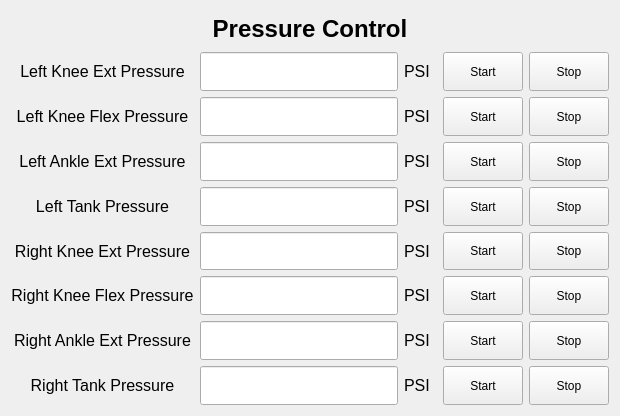
<?xml version="1.0" encoding="UTF-8"?>
<ui version="4.0">
 <class>Form</class>
 <widget class="QWidget" name="Form">
  <property name="geometry">
   <rect>
    <x>0</x>
    <y>0</y>
    <width>620</width>
    <height>416</height>
   </rect>
  </property>
  <property name="windowTitle">
   <string>Pressure Control</string>
  </property>
  <layout class="QVBoxLayout" name="verticalLayout" stretch="1,10">
   <item>
    <widget class="QLabel" name="label">
     <property name="font">
      <font>
       <pointsize>18</pointsize>
       <weight>75</weight>
       <bold>true</bold>
      </font>
     </property>
     <property name="text">
      <string>Pressure Control</string>
     </property>
     <property name="alignment">
      <set>Qt::AlignCenter</set>
     </property>
    </widget>
   </item>
   <item>
    <layout class="QHBoxLayout" name="horizontalLayout_2" stretch="5,6,1,2,2">
     <item>
      <layout class="QVBoxLayout" name="verticalLayout_4">
       <item>
        <widget class="QLabel" name="label_9">
         <property name="font">
          <font>
           <pointsize>12</pointsize>
          </font>
         </property>
         <property name="text">
          <string>Left Knee Ext Pressure</string>
         </property>
         <property name="alignment">
          <set>Qt::AlignCenter</set>
         </property>
        </widget>
       </item>
       <item>
        <widget class="QLabel" name="label_33">
         <property name="font">
          <font>
           <pointsize>12</pointsize>
          </font>
         </property>
         <property name="text">
          <string>Left Knee Flex Pressure</string>
         </property>
         <property name="alignment">
          <set>Qt::AlignCenter</set>
         </property>
        </widget>
       </item>
       <item>
        <widget class="QLabel" name="label_10">
         <property name="font">
          <font>
           <pointsize>12</pointsize>
          </font>
         </property>
         <property name="text">
          <string>Left Ankle Ext Pressure</string>
         </property>
         <property name="alignment">
          <set>Qt::AlignCenter</set>
         </property>
        </widget>
       </item>
       <item>
        <widget class="QLabel" name="label_21">
         <property name="font">
          <font>
           <pointsize>12</pointsize>
          </font>
         </property>
         <property name="text">
          <string>Left Tank Pressure</string>
         </property>
         <property name="alignment">
          <set>Qt::AlignCenter</set>
         </property>
        </widget>
       </item>
       <item>
        <widget class="QLabel" name="label_11">
         <property name="font">
          <font>
           <pointsize>12</pointsize>
          </font>
         </property>
         <property name="text">
          <string>Right Knee Ext Pressure</string>
         </property>
         <property name="alignment">
          <set>Qt::AlignCenter</set>
         </property>
        </widget>
       </item>
       <item>
        <widget class="QLabel" name="label_35">
         <property name="font">
          <font>
           <pointsize>12</pointsize>
          </font>
         </property>
         <property name="text">
          <string>Right Knee Flex Pressure</string>
         </property>
         <property name="alignment">
          <set>Qt::AlignCenter</set>
         </property>
        </widget>
       </item>
       <item>
        <widget class="QLabel" name="label_12">
         <property name="font">
          <font>
           <pointsize>12</pointsize>
          </font>
         </property>
         <property name="text">
          <string>Right Ankle Ext Pressure</string>
         </property>
         <property name="alignment">
          <set>Qt::AlignCenter</set>
         </property>
        </widget>
       </item>
       <item>
        <widget class="QLabel" name="label_22">
         <property name="font">
          <font>
           <pointsize>12</pointsize>
          </font>
         </property>
         <property name="text">
          <string>Right Tank Pressure</string>
         </property>
         <property name="alignment">
          <set>Qt::AlignCenter</set>
         </property>
        </widget>
       </item>
      </layout>
     </item>
     <item>
      <layout class="QVBoxLayout" name="verticalLayout_6">
       <item>
        <widget class="QLineEdit" name="lineEdit_LKneExtPre">
         <property name="sizePolicy">
          <sizepolicy hsizetype="Expanding" vsizetype="Preferred">
           <horstretch>0</horstretch>
           <verstretch>0</verstretch>
          </sizepolicy>
         </property>
         <property name="font">
          <font>
           <pointsize>12</pointsize>
          </font>
         </property>
        </widget>
       </item>
       <item>
        <widget class="QLineEdit" name="lineEdit_LKneFlexPre">
         <property name="sizePolicy">
          <sizepolicy hsizetype="Expanding" vsizetype="Preferred">
           <horstretch>0</horstretch>
           <verstretch>0</verstretch>
          </sizepolicy>
         </property>
        </widget>
       </item>
       <item>
        <widget class="QLineEdit" name="lineEdit_LAnkExtPre">
         <property name="sizePolicy">
          <sizepolicy hsizetype="Expanding" vsizetype="Preferred">
           <horstretch>0</horstretch>
           <verstretch>0</verstretch>
          </sizepolicy>
         </property>
         <property name="font">
          <font>
           <pointsize>12</pointsize>
          </font>
         </property>
        </widget>
       </item>
       <item>
        <widget class="QLineEdit" name="lineEdit_LTankPre">
         <property name="sizePolicy">
          <sizepolicy hsizetype="Expanding" vsizetype="Preferred">
           <horstretch>0</horstretch>
           <verstretch>0</verstretch>
          </sizepolicy>
         </property>
         <property name="font">
          <font>
           <pointsize>12</pointsize>
          </font>
         </property>
        </widget>
       </item>
       <item>
        <widget class="QLineEdit" name="lineEdit_RKneExtPre">
         <property name="sizePolicy">
          <sizepolicy hsizetype="Expanding" vsizetype="Preferred">
           <horstretch>0</horstretch>
           <verstretch>0</verstretch>
          </sizepolicy>
         </property>
         <property name="font">
          <font>
           <pointsize>12</pointsize>
          </font>
         </property>
        </widget>
       </item>
       <item>
        <widget class="QLineEdit" name="lineEdit_RKneFlexPre">
         <property name="sizePolicy">
          <sizepolicy hsizetype="Expanding" vsizetype="Preferred">
           <horstretch>0</horstretch>
           <verstretch>0</verstretch>
          </sizepolicy>
         </property>
        </widget>
       </item>
       <item>
        <widget class="QLineEdit" name="lineEdit_RAnkExtPre">
         <property name="sizePolicy">
          <sizepolicy hsizetype="Expanding" vsizetype="Preferred">
           <horstretch>0</horstretch>
           <verstretch>0</verstretch>
          </sizepolicy>
         </property>
         <property name="font">
          <font>
           <pointsize>12</pointsize>
          </font>
         </property>
        </widget>
       </item>
       <item>
        <widget class="QLineEdit" name="lineEdit_RTankPre">
         <property name="sizePolicy">
          <sizepolicy hsizetype="Expanding" vsizetype="Preferred">
           <horstretch>0</horstretch>
           <verstretch>0</verstretch>
          </sizepolicy>
         </property>
         <property name="font">
          <font>
           <pointsize>12</pointsize>
          </font>
         </property>
        </widget>
       </item>
      </layout>
     </item>
     <item>
      <layout class="QVBoxLayout" name="verticalLayout_7">
       <item>
        <widget class="QLabel" name="label_13">
         <property name="font">
          <font>
           <pointsize>12</pointsize>
          </font>
         </property>
         <property name="text">
          <string>PSI</string>
         </property>
        </widget>
       </item>
       <item>
        <widget class="QLabel" name="label_37">
         <property name="font">
          <font>
           <pointsize>12</pointsize>
          </font>
         </property>
         <property name="text">
          <string>PSI</string>
         </property>
        </widget>
       </item>
       <item>
        <widget class="QLabel" name="label_14">
         <property name="font">
          <font>
           <pointsize>12</pointsize>
          </font>
         </property>
         <property name="text">
          <string>PSI</string>
         </property>
        </widget>
       </item>
       <item>
        <widget class="QLabel" name="label_15">
         <property name="font">
          <font>
           <pointsize>12</pointsize>
          </font>
         </property>
         <property name="text">
          <string>PSI</string>
         </property>
        </widget>
       </item>
       <item>
        <widget class="QLabel" name="label_39">
         <property name="font">
          <font>
           <pointsize>12</pointsize>
          </font>
         </property>
         <property name="text">
          <string>PSI</string>
         </property>
        </widget>
       </item>
       <item>
        <widget class="QLabel" name="label_24">
         <property name="font">
          <font>
           <pointsize>12</pointsize>
          </font>
         </property>
         <property name="text">
          <string>PSI</string>
         </property>
        </widget>
       </item>
       <item>
        <widget class="QLabel" name="label_40">
         <property name="font">
          <font>
           <pointsize>12</pointsize>
          </font>
         </property>
         <property name="text">
          <string>PSI</string>
         </property>
        </widget>
       </item>
       <item>
        <widget class="QLabel" name="label_16">
         <property name="font">
          <font>
           <pointsize>12</pointsize>
          </font>
         </property>
         <property name="text">
          <string>PSI</string>
         </property>
        </widget>
       </item>
      </layout>
     </item>
     <item>
      <layout class="QVBoxLayout" name="verticalLayout_8">
       <item>
        <widget class="QPushButton" name="btn_LKneExtPre_start">
         <property name="sizePolicy">
          <sizepolicy hsizetype="Minimum" vsizetype="Preferred">
           <horstretch>0</horstretch>
           <verstretch>0</verstretch>
          </sizepolicy>
         </property>
         <property name="text">
          <string>Start</string>
         </property>
        </widget>
       </item>
       <item>
        <widget class="QPushButton" name="btn_LKneFlexPre_start">
         <property name="sizePolicy">
          <sizepolicy hsizetype="Minimum" vsizetype="Preferred">
           <horstretch>0</horstretch>
           <verstretch>0</verstretch>
          </sizepolicy>
         </property>
         <property name="text">
          <string>Start</string>
         </property>
        </widget>
       </item>
       <item>
        <widget class="QPushButton" name="btn_LAnkExtPre_start">
         <property name="sizePolicy">
          <sizepolicy hsizetype="Minimum" vsizetype="Preferred">
           <horstretch>0</horstretch>
           <verstretch>0</verstretch>
          </sizepolicy>
         </property>
         <property name="text">
          <string>Start</string>
         </property>
        </widget>
       </item>
       <item>
        <widget class="QPushButton" name="btn_LTankPre_start">
         <property name="sizePolicy">
          <sizepolicy hsizetype="Minimum" vsizetype="Preferred">
           <horstretch>0</horstretch>
           <verstretch>0</verstretch>
          </sizepolicy>
         </property>
         <property name="text">
          <string>Start</string>
         </property>
        </widget>
       </item>
       <item>
        <widget class="QPushButton" name="btn_RKneExtPre_start">
         <property name="sizePolicy">
          <sizepolicy hsizetype="Minimum" vsizetype="Preferred">
           <horstretch>0</horstretch>
           <verstretch>0</verstretch>
          </sizepolicy>
         </property>
         <property name="text">
          <string>Start</string>
         </property>
        </widget>
       </item>
       <item>
        <widget class="QPushButton" name="btn_RKneFlexPre_start">
         <property name="sizePolicy">
          <sizepolicy hsizetype="Minimum" vsizetype="Preferred">
           <horstretch>0</horstretch>
           <verstretch>0</verstretch>
          </sizepolicy>
         </property>
         <property name="text">
          <string>Start</string>
         </property>
        </widget>
       </item>
       <item>
        <widget class="QPushButton" name="btn_RAnkExtPre_start">
         <property name="sizePolicy">
          <sizepolicy hsizetype="Minimum" vsizetype="Preferred">
           <horstretch>0</horstretch>
           <verstretch>0</verstretch>
          </sizepolicy>
         </property>
         <property name="text">
          <string>Start</string>
         </property>
        </widget>
       </item>
       <item>
        <widget class="QPushButton" name="btn_RTankPre_start">
         <property name="sizePolicy">
          <sizepolicy hsizetype="Minimum" vsizetype="Preferred">
           <horstretch>0</horstretch>
           <verstretch>0</verstretch>
          </sizepolicy>
         </property>
         <property name="text">
          <string>Start</string>
         </property>
        </widget>
       </item>
      </layout>
     </item>
     <item>
      <layout class="QVBoxLayout" name="verticalLayout_9">
       <item>
        <widget class="QPushButton" name="btn_LKneExtPre_stop">
         <property name="sizePolicy">
          <sizepolicy hsizetype="Minimum" vsizetype="Preferred">
           <horstretch>0</horstretch>
           <verstretch>0</verstretch>
          </sizepolicy>
         </property>
         <property name="text">
          <string>Stop</string>
         </property>
        </widget>
       </item>
       <item>
        <widget class="QPushButton" name="btn_LKneFlexPre_stop">
         <property name="sizePolicy">
          <sizepolicy hsizetype="Minimum" vsizetype="Preferred">
           <horstretch>0</horstretch>
           <verstretch>0</verstretch>
          </sizepolicy>
         </property>
         <property name="text">
          <string>Stop</string>
         </property>
        </widget>
       </item>
       <item>
        <widget class="QPushButton" name="btn_LAnkExtPre_stop">
         <property name="sizePolicy">
          <sizepolicy hsizetype="Minimum" vsizetype="Preferred">
           <horstretch>0</horstretch>
           <verstretch>0</verstretch>
          </sizepolicy>
         </property>
         <property name="text">
          <string>Stop</string>
         </property>
        </widget>
       </item>
       <item>
        <widget class="QPushButton" name="btn_LTankPre_stop">
         <property name="sizePolicy">
          <sizepolicy hsizetype="Minimum" vsizetype="Preferred">
           <horstretch>0</horstretch>
           <verstretch>0</verstretch>
          </sizepolicy>
         </property>
         <property name="text">
          <string>Stop</string>
         </property>
        </widget>
       </item>
       <item>
        <widget class="QPushButton" name="btn_RKneExtPre_stop">
         <property name="sizePolicy">
          <sizepolicy hsizetype="Minimum" vsizetype="Preferred">
           <horstretch>0</horstretch>
           <verstretch>0</verstretch>
          </sizepolicy>
         </property>
         <property name="text">
          <string>Stop</string>
         </property>
        </widget>
       </item>
       <item>
        <widget class="QPushButton" name="btn_RKneFlexPre_stop">
         <property name="sizePolicy">
          <sizepolicy hsizetype="Minimum" vsizetype="Preferred">
           <horstretch>0</horstretch>
           <verstretch>0</verstretch>
          </sizepolicy>
         </property>
         <property name="text">
          <string>Stop</string>
         </property>
        </widget>
       </item>
       <item>
        <widget class="QPushButton" name="btn_RAnkExtPre_stop">
         <property name="sizePolicy">
          <sizepolicy hsizetype="Minimum" vsizetype="Preferred">
           <horstretch>0</horstretch>
           <verstretch>0</verstretch>
          </sizepolicy>
         </property>
         <property name="text">
          <string>Stop</string>
         </property>
        </widget>
       </item>
       <item>
        <widget class="QPushButton" name="btn_RTankPre_stop">
         <property name="sizePolicy">
          <sizepolicy hsizetype="Minimum" vsizetype="Preferred">
           <horstretch>0</horstretch>
           <verstretch>0</verstretch>
          </sizepolicy>
         </property>
         <property name="text">
          <string>Stop</string>
         </property>
        </widget>
       </item>
      </layout>
     </item>
    </layout>
   </item>
  </layout>
 </widget>
 <resources/>
 <connections/>
</ui>
